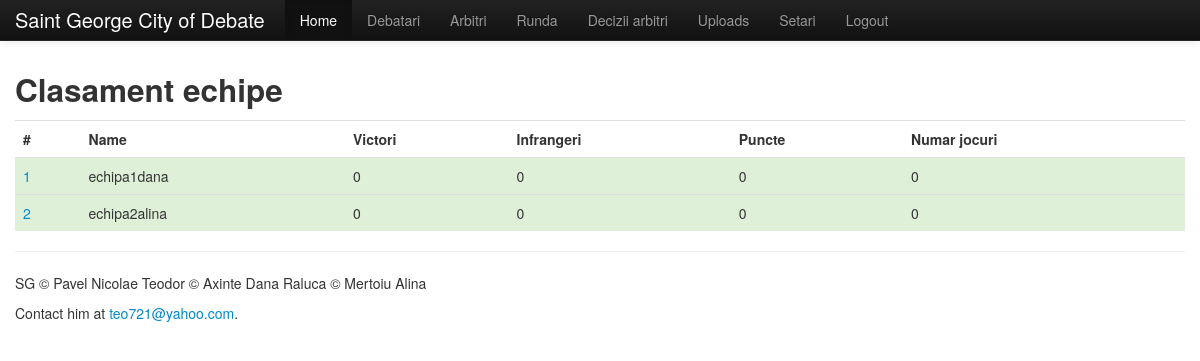
The app's page /clasament (signed in) with its own data.
### app/tabmaster/models.py (models this page shows, shortened)
class Team(db.Model):
    __tablename__ = "teams"
    id = db.Column('team_id', db.Integer, primary_key=True)
    name = db.Column(db.String(30))
    points = db.Column(db.Integer)
    wins = db.Column(db.Integer)
    defeats = db.Column(db.Integer)
    number_of_games = db.Column(db.Integer)
    team_res = db.relationship('Team_restriction', backref='team_res', lazy='dynamic')
    debaters = db.relationship('Debater', backref='team', lazy='dynamic')

### app/tabmaster/controllers.py (the view)
@tabmaster.route('/clasament', methods=['GET','POST'])
def ranking():
    update_teams()
    teams = Team.query.all()
    team = Team.query.filter_by(name='None')
    print team
    teams.sort(key = lambda l: (l.wins, l.points),reverse = True)
    return render_template("tabmaster/ranking_teams.html",teams=teams)

### app/__init__.py (called while the page is built)
@app.before_request
def before_request():
    g.user = current_user

### app/mod_auth/controllers.py (called while the page is built)
@login_manager.user_loader
def load_user(id):
    return User.query.get(int(id))

### app/mod_auth/models.py (called while the page is built)
    def is_authenticated(self):
        return True

    def is_debater(self):
        return (self.user_type == 'debater')

    def is_judge(self):
        return (self.user_type == 'judge')

    def is_tabmaster(self):
        return (self.user_type == 'tabmaster')

### app/tabmaster/controllers.py (called while the page is built)
@tabmaster.before_request
def before_request():
    if current_user is not None and current_user.is_authenticated():
        if (current_user.user_type != 'tabmaster'):
            flash('Nu sunteti tabmaster!','error')
            return redirect(url_for('home'))
    else:
        flash('You must log in to continue','error')
        return redirect(url_for('auth.login'))

### app/tabmaster/functions.py (called while the page is built)
def update_team_number_of_games(team):
    team.number_of_games = team.wins + team.defeats

def update_team_wins(team):
    games = Game.query.filter_by(winner=team.id)
    wins = games.count()
    team.wins = wins

def update_team_defeats(team):
    games = Game.query.filter_by(loser=team.id)
    defeats = games.count()
    team.defeats = defeats

def update_team_points(team):
    points = 0
    oppositions = Game.query.filter_by(opposition_id=team.id)
    points += opposition_points(oppositions)
    goverments = Game.query.filter_by(goverment_id=team.id)
    points += goverment_points(goverments)
    team.points = points

def update_teams():
    teams = Team.query.all()
    for team in teams:
        update_team_points(team)
        update_team_wins(team)
        update_team_defeats(team)
        update_team_number_of_games(team)

def opposition_points(games):
    points = 0
    for game in games:
        points += game.opposition1_points
        points += game.opposition2_points
        points += game.opposition3_points
        points += game.opposition4_points
    return points

def goverment_points(games):
    points = 0
    for game in games:
        print "gov 1 " + str(game.goverment1_points)
        points += game.goverment1_points
        points += game.goverment2_points
        points += game.goverment3_points
        points += game.goverment4_points
    return points

### app/templates/tabmaster/ranking_teams.html
{% extends "layout.html" %}
{% block body %}
<h2>Clasament echipe</h2>
    <table class="table table-hover">
      <tr>
        <th>#
        <th>Name
        <th>Victori
        <th>Infrangeri
        <th>Puncte
        <th>Numar jocuri
      {%- for team in teams %}
      <tr class={{ "success"}}>
        <td><a>{{ team.id }}</a>
        <td >{{ team.name }}
        <td >{{ team.wins }}
        <td >{{ team.defeats }}
        <td >{{ team.points }}
        <td >{{ team.number_of_games }}
      {%- endfor %}
    </table>
{% endblock %}

### records on screen
Team: id "1", name "echipa1dana", wins "0", defeats "0", points "0", number_of_games "0"
Team: id "2", name "echipa2alina", wins "0", defeats "0", points "0", number_of_games "0"
